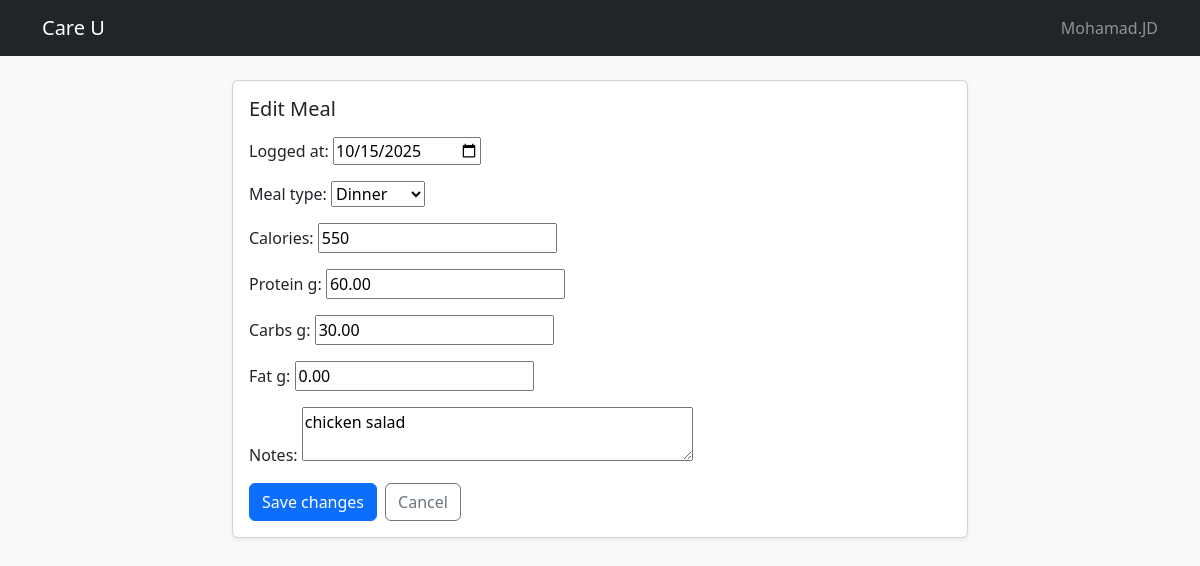
Screenshot of /api/dashboard/nutrition/1/edit/ (signed in) with the database file from the repository.
### healthdata/models.py (models this page shows, shortened)
class NutritionEntry(models.Model):
    MEAL_CHOICES = [
        ("breakfast", "Breakfast"),
        ("lunch", "Lunch"),
        ("dinner", "Dinner"),
        ("snack", "Snack"),
    ]
    user = models.ForeignKey(
        settings.AUTH_USER_MODEL,
        on_delete=models.CASCADE,
        related_name="nutrition_entries",
    )
    logged_at = models.DateField(default=timezone.now)
    meal_type = models.CharField(max_length=16, choices=MEAL_CHOICES)
    calories = models.PositiveIntegerField()
    protein_g = models.DecimalField(max_digits=6, decimal_places=2, null=True, blank=True)
    carbs_g = models.DecimalField(max_digits=6, decimal_places=2, null=True, blank=True)
    fat_g = models.DecimalField(max_digits=6, decimal_places=2, null=True, blank=True)
    notes = models.TextField(blank=True)
    created_at = models.DateTimeField(auto_now_add=True)
    updated_at = models.DateTimeField(auto_now=True)
    class Meta:
        ordering = ["-logged_at", "-created_at"]

### healthdata/views.py (the view)
# urls.py: path('dashboard/nutrition/<int:pk>/edit/', nutrition_edit, name='nutrition_edit'),
@login_required
def nutrition_edit(request, pk: int):
    entry = get_object_or_404(NutritionEntry, pk=pk, user=request.user)
    if request.method == "POST":
        form = NutritionEntryForm(request.POST, instance=entry)
        if form.is_valid():
            form.save()
            messages.success(request, "Nutrition entry updated.")
            return redirect("nutrition_dashboard")
    else:
        form = NutritionEntryForm(instance=entry)
    return render(
        request,
        "healthdata/nutrition_edit.html",
        {"form": form, "entry": entry},
    )

### healthdata/forms.py
class NutritionEntryForm(forms.ModelForm):
    class Meta:
        model = NutritionEntry
        exclude = ("user",)  # user is set in the view
        widgets = {
            "logged_at": forms.DateInput(attrs={"type": "date"}),
            "meal_type": forms.Select(),
            "calories": forms.NumberInput(attrs={"min": 0}),
            "protein_g": forms.NumberInput(attrs={"step": "0.01", "min": 0}),
            "carbs_g": forms.NumberInput(attrs={"step": "0.01", "min": 0}),
            "fat_g": forms.NumberInput(attrs={"step": "0.01", "min": 0}),
            "notes": forms.Textarea(attrs={"rows": 2}),
        }

### templates/healthdata/nutrition_edit.html (shortened to what this page needs)
<!doctype html>
<html lang="en">
<head>
  <link href="https://cdn.jsdelivr.net/npm/bootstrap@5.3.2/dist/css/bootstrap.min.css" rel="stylesheet">
</head>
<body class="bg-light">
<nav class="navbar navbar-dark bg-dark">
  <div class="container">
    <a class="navbar-brand" href="/api/dashboard/nutrition/">Care U</a>
    <div class="text-white-50">{{ request.user.username }}</div>
  </div>
</nav>
<div class="container my-4">
  <div class="row justify-content-center">
    <div class="col-lg-8">
      <div class="card shadow-sm">
        <div class="card-body">
          <h5 class="card-title mb-3">Edit Meal</h5>
          <form method="post">
            {{ form.as_p }}
            <div class="d-flex gap-2">
              <button class="btn btn-primary" type="submit">Save changes</button>
              <a class="btn btn-outline-secondary" href="{% url 'nutrition_dashboard' %}">Cancel</a>
            </div>
          </form>
        </div>
      </div>
    </div>
  </div>
</div>
</body>
</html>

### rows the page displays
NutritionEntry: logged_at "10/15/2025", meal_type "Dinner", calories "550", protein_g "60.00", carbs_g "30.00", fat_g "0.00", notes "chicken salad"

### other values shown
{{ request.user.username }} "Mohamad.JD"
